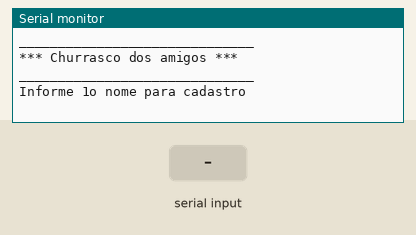
Bench run of a sketch on a simulated Arduino Uno, built with avr-gcc and run on an emulated ATmega328P. On the bench: the last lines printed to the serial monitor. The test bench sets the inputs (shaded band).

Above: at 1.2 s.
1.3 s: "90,45\n" received over Serial
At 3.0 s:
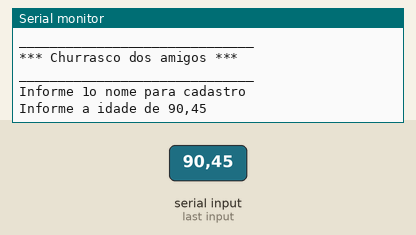
3.8 s: "30,150\n" received over Serial
At 4.6 s:
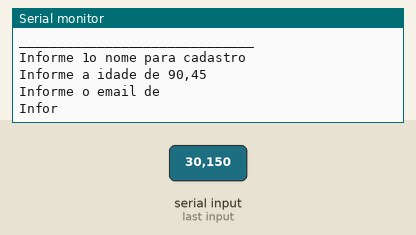
5.3 s: "5\n" received over Serial
At 7.1 s:
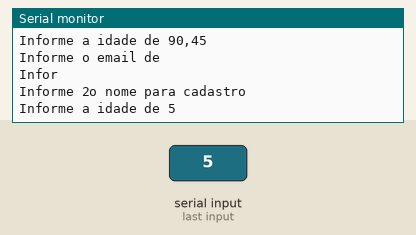

Measured:
- after the input at 1.3 s, the serial monitor: prints a new line after 1.0 s (image 1)
- after the input at 3.8 s, the serial monitor: prints a new line at once (image 2)
- after the input at 5.3 s, the serial monitor: prints a new line after 1.0 s (image 3)

The sketch:

cadastro_de_convidados_vetores1.ino
```cpp
// C++ code
//variaveis globais
/* Cria cada vetor tamanho 4,
  fazendo parte do mesmo cadastro
 */

String convidados[4];
int idadeConvidados[4];//Camel case
String emailConvidados[4];

//Funcoes
void desenhaCabecalho()
{
  Serial.println("______________________________");
  Serial.println("");
  Serial.println("*** Churrasco dos amigos ***");
  Serial.println("");
  Serial.println("______________________________");
  Serial.println("");
  Serial.println("");
}


void setup()
{
 Serial.begin(9600);
}

void loop()
{
  desenhaCabecalho();
  for(int i = 0; i < 4; i++)
  {
  Serial.println("Informe " +String(i + 1)+ "o nome para cadastro");
    while(!Serial.available());
    convidados[i] = Serial.readString();

     Serial.println("Informe a idade de " +  convidados[i] );
    while(!Serial.available());
    idadeConvidados[4] = Serial.parseInt();

      Serial.println("Informe o email de " + convidados[i]);
    while(!Serial.available());
    emailConvidados[4] = Serial.readString();
  }

  Serial.println("Exibindo convidados eleitos para a festa");
  Serial.println();
  Serial.println();

  for(int i = 0; i < 3; i++)
 {
    if(idadeConvidados[i] >= 18)
    {
 Serial.println("Nome:" + convidados[i]);
 Serial.println("Idade" + String(idadeConvidados[i]));
 Serial.println("Email: " + emailConvidados[i]);
 Serial.println("Permissao para a festa: " + String(idadeConvidados[i] >= 18 ? "OK" : "Menor de idade"));

 Serial.println("__________");
 Serial.println();
    }

  }
 Serial.println();


  delay(2000);
}
```
